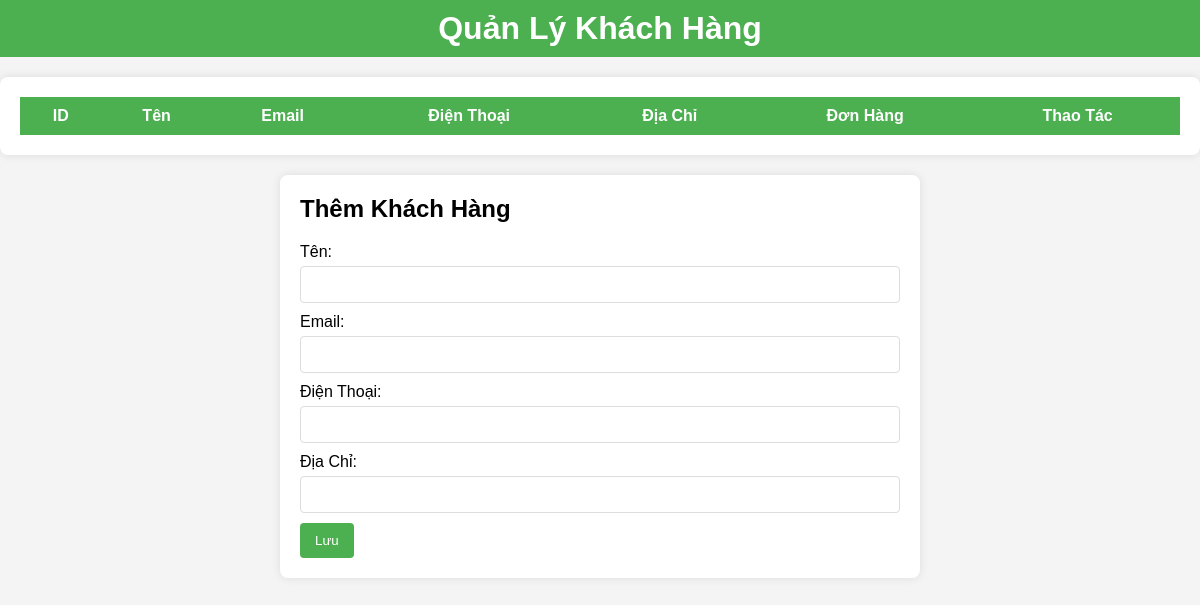
Page /customer_management/customer_management.php on the earlier database version.
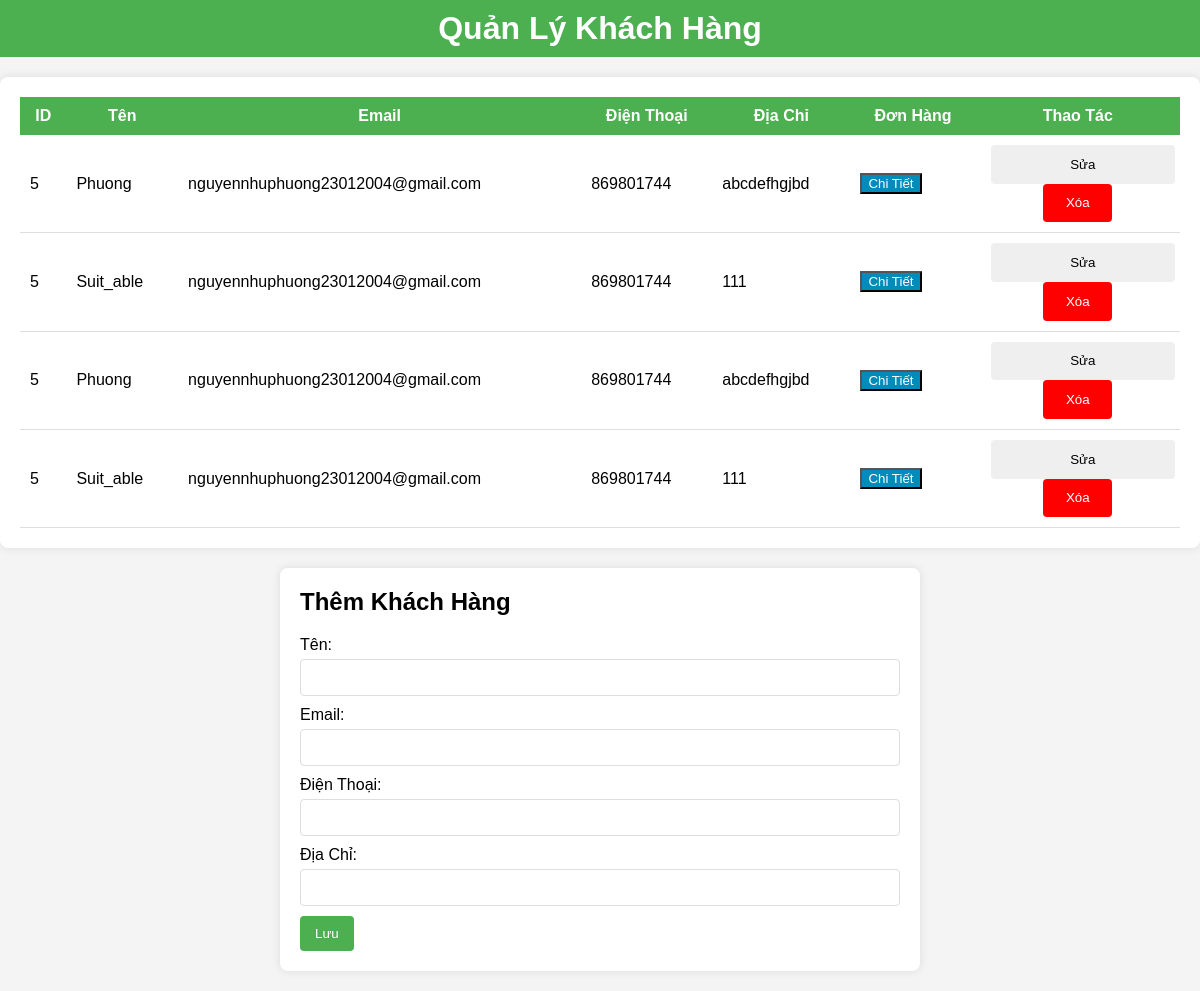
Same page on the later database version.
### tables this page shows
CREATE TABLE `don_hang` (
  `id` int(11) NOT NULL,
  `nguoi_nhan` varchar(100) NOT NULL,
  `phone` int(11) NOT NULL,
  `ma_san_pham` varchar(100) NOT NULL,
  `order_date` date NOT NULL,
  `email` varchar(50) NOT NULL,
  `trang_thai` enum('Đang chờ vận chuyển','Đang vận chuyển','Đã giao hàng','Đã hủy','Đã hoàn thành','Chưa thanh toán','Đang chờ xác nhận','Tạm hoãn','Đã xác nhận') NOT NULL DEFAULT 'Đang chờ xác nhận',
  `total` int(11) NOT NULL,
  `shipping_address` varchar(100) NOT NULL,
  `payment_method` varchar(20) NOT NULL,
  `note` varchar(100) NOT NULL,
  `id_user` int(11) NOT NULL
);

CREATE TABLE `tai_khoan` (
  `id` int(11) NOT NULL,
  `username` varchar(20) NOT NULL,
  `password` varchar(20) NOT NULL,
  `email` varchar(50) NOT NULL,
  `phone` int(11) NOT NULL,
  `role` enum('0','1') NOT NULL DEFAULT '1'
);

### customer_management/customer_management.php (the view, shortened to what this page needs)
<?php
$servername = "localhost";
$username = "root";
$password = "";
$dbname = "laptrinhweb";
$conn = new mysqli($servername, $username, $password, $dbname);
$sql = "SELECT * FROM don_hang LEFT JOIN tai_khoan ON don_hang.id_user = tai_khoan.id;";
$result = $conn->query($sql);
$customers = [];
if ($result->num_rows > 0) {
    while ($row = $result->fetch_assoc()) {
        $customer = $row;
        $orders = [];
        $orderSql = "SELECT * FROM don_hang WHERE id_user = ?";
        $orderStmt = $conn->prepare($orderSql);
        $orderStmt->bind_param("i", $customer['id_user']);
        $orderStmt->execute();
        $orderResult = $orderStmt->get_result();
        while ($orderRow = $orderResult->fetch_assoc()) {
            $orders[] = $orderRow;
        }
        $customer['orders'] = $orders;
        $customers[] = $customer;
    }
}
?>
<!DOCTYPE html>
<html lang="en">
<head>
    <link rel="stylesheet" href="customer_management.css">
</head>
<body>
    <header>
        <h1>Quản Lý Khách Hàng</h1>
    </header>
    <main>
        <div id="customer-table-container">
            <table id="customer-table">
                <thead>
                    <tr>
                        <th>ID</th>
                        <th>Tên</th>
                        <th>Email</th>
                        <th>Điện Thoại</th>
                        <th>Địa Chỉ</th>
                        <th>Đơn Hàng</th>
                        <th>Thao Tác</th>
                    </tr>
                </thead>
                <tbody>
                    <?php foreach ($customers as $customer): ?>
                    <tr>
                        <td><?php echo htmlspecialchars($customer['id']); ?></td>
                        <td><?php echo htmlspecialchars($customer['nguoi_nhan']); ?></td>
                        <td><?php echo htmlspecialchars($customer['email']); ?></td>
                        <td><?php echo htmlspecialchars($customer['phone']); ?></td>
                        <td><?php echo htmlspecialchars($customer['shipping_address']); ?></td>
                        <td>
                            <?php if (!empty($customer['orders'])): ?>
                                <button class="details-btn" data-id="<?php echo htmlspecialchars($customer['id']); ?>">Chi Tiết</button>
                            <?php else: ?>
                                Không có đơn hàng
                            <?php endif; ?>
                        </td>
                        <td class="action-cell">
                            <button class="edit-btn" data-id="<?php echo htmlspecialchars($customer['id']); ?>">Sửa</button>
                            <button class="delete-btn" data-id="<?php echo htmlspecialchars($customer['id']); ?>">Xóa</button>
                        </td>
                    </tr>
                    <?php endforeach; ?>
                </tbody>
            </table>
        </div>
        <div id="customer-form-container">
            <h2>Thêm Khách Hàng</h2>
            <form id="customer-form">
                <label for="name">Tên:</label>
                <input type="text" id="name" name="name" required>
                <label for="email">Email:</label>
                <input type="email" id="email" name="email" required>
                <label for="phone">Điện Thoại:</label>
                <input type="tel" id="phone" name="phone" required>
                <label for="address">Địa Chỉ:</label>
                <input type="text" id="address" name="address" required>
                <button type="submit" id="submit-btn">Lưu</button>
            </form>
        </div>
    </main>
</body>
</html>

Differences in the rows shown:
added don_hang: id_user "5", nguoi_nhan "Phuong", id_user.email "nguyennhuphuong23012004@gmail.com", id_user.phone "869801744", shipping_address "abcdefhgjbd"
added don_hang: id_user "5", nguoi_nhan "Suit_able", id_user.email "nguyennhuphuong23012004@gmail.com", id_user.phone "869801744", shipping_address "111"
added don_hang: id_user "5", nguoi_nhan "Phuong", id_user.email "nguyennhuphuong23012004@gmail.com", id_user.phone "869801744", shipping_address "abcdefhgjbd"
added don_hang: id_user "5", nguoi_nhan "Suit_able", id_user.email "nguyennhuphuong23012004@gmail.com", id_user.phone "869801744", shipping_address "111"
